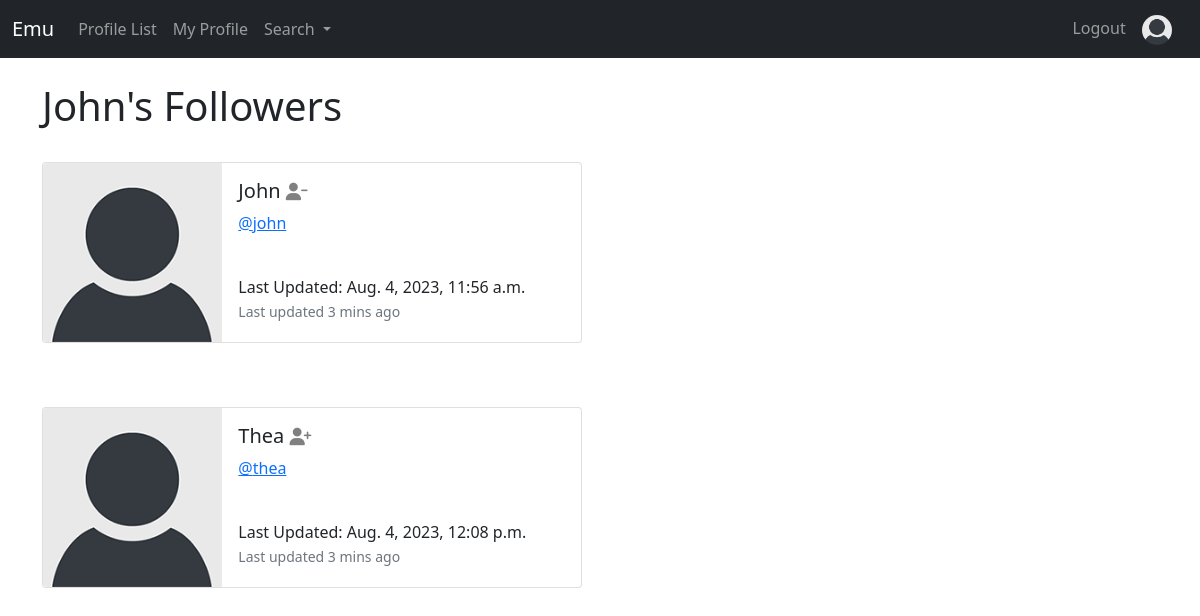
Screenshot of /profile/followers/15 (signed in) with the database file from the repository.
### Emu/models.py (models this page shows, shortened)
class Profile(models.Model):
    user = models.OneToOneField(User, on_delete=models.CASCADE)
    follows = models.ManyToManyField("self",
        related_name="followed_by",
        symmetrical=False,
        blank=True)
    date_modified = models.DateTimeField(User, auto_now=True)
    profile_image = models.ImageField(null=True, blank=True, upload_to="images/")
    profile_bio = models.CharField(null=True, blank=True, max_length=400)
    homepage_link = models.CharField(null=True, blank=True, max_length=100)
    facebook_link = models.CharField(null=True, blank=True, max_length=100)
    instagram_link = models.CharField(null=True, blank=True, max_length=100)
    linkedin_link = models.CharField(null=True, blank=True, max_length=100)

### Emu/views.py (the view)
# urls.py: path("profile/followers/<int:pk>", views.followers, name="followers"),
def followers(request, pk):
    if request.user.is_authenticated:
        if request.user.id == pk:
            profiles = Profile.objects.get(user_id=pk)
            return render(request, "followers.html", {"profiles": profiles})
        else:
            messages.success(request, ("That is not your profile"))
            return redirect("home")
    else:
        messages.success(request, ("You must be logged in to see this page."))
        return redirect("home")

### Emu/templates/followers.html
{% extends 'base.html' %}
{% load static %}
{% block content %}
    <h1>{{ request.user.username }}'s Followers</h1>
    <br>
    {% if profiles%}
        {% for profile in profiles.followed_by.all %}
        <div class="card mb-3" style="max-width: 540px;">
            <div class="row g-0">
              <div class="col-md-4">
                {% if profile.profile_image %}
                <img src="{{ profile.profile_image.url}}" width="200" height="200" class="img-fluid rounded-start" alt="{{ profile.user.username }}">
                {% else %}
                <img src="{% static 'images/default_profile_pic.png' %}" class="img-fluid rounded-start" alt="...">
                {% endif %}
              </div>
              <div class="col-md-8">
                <div class="card-body">
                  <h5 class="card-title">{{profile.user.username}}
                    {% if profile in profiles.follows.all %}
                        <a href="{% url 'unfollow' profile.user.id %}"><i class="fa fa-user-minus small" aria-hidden="true" style="color: gray;"></i></a>
                    {% else %}
                    <a href="{% url 'follow' profile.user.id %}"><i class="fa fa-user-plus small" aria-hidden="true" style="color: gray;"></i></a>
                    {% endif %}
                  </h5>
                  <p class="card-text"><a href="{% url 'profile' profile.user.id %}">@{{profile.user.username | lower}}</a></p>
                  <br>
                  Last Updated: {{ profile.date_modified }}
                  <p class="card-text"><small class="text-muted">Last updated 3 mins ago</small></p>
                </div>
              </div>
            </div>
          </div>
            <br>
            <br>
        {% endfor %}
    {% endif %}
{% endblock content%}

### rows the page displays
Profile: user.username "John", user.username "john", date_modified "Aug. 4, 2023, 11:56 a.m."
Profile: user.username "Thea", user.username "thea", date_modified "Aug. 4, 2023, 12:08 p.m."

### other values shown
{{ request.user.username }} "John"
